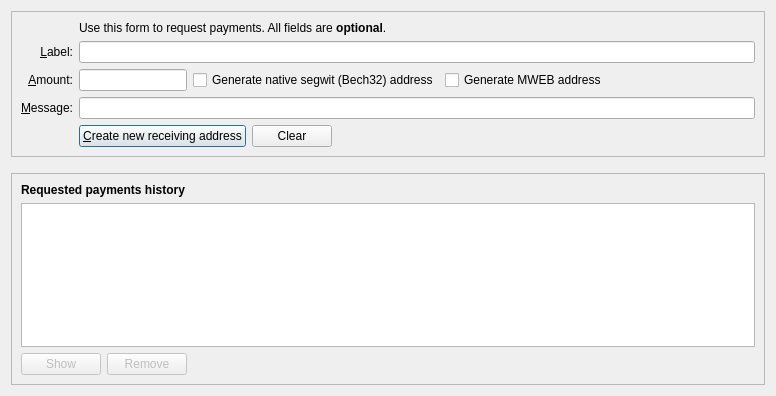
<?xml version="1.0" encoding="UTF-8"?>
<ui version="4.0">
 <class>ReceiveCoinsDialog</class>
 <widget class="QDialog" name="ReceiveCoinsDialog">
  <property name="geometry">
   <rect>
    <x>0</x>
    <y>0</y>
    <width>776</width>
    <height>396</height>
   </rect>
  </property>
  <layout class="QVBoxLayout" name="verticalLayout" stretch="0,0,1">
   <item>
    <widget class="QFrame" name="frame2">
     <property name="sizePolicy">
      <sizepolicy hsizetype="Preferred" vsizetype="Expanding">
       <horstretch>0</horstretch>
       <verstretch>0</verstretch>
      </sizepolicy>
     </property>
     <property name="frameShape">
      <enum>QFrame::StyledPanel</enum>
     </property>
     <property name="frameShadow">
      <enum>QFrame::Sunken</enum>
     </property>
     <layout class="QVBoxLayout" name="verticalLayout_3">
      <item>
       <layout class="QGridLayout" name="gridLayout">
        <item row="5" column="0">
         <widget class="QLabel" name="label">
          <property name="toolTip">
           <string>An optional amount to request. Leave this empty or zero to not request a specific amount.</string>
          </property>
          <property name="text">
           <string>&amp;Amount:</string>
          </property>
          <property name="alignment">
           <set>Qt::AlignRight|Qt::AlignTrailing|Qt::AlignVCenter</set>
          </property>
          <property name="buddy">
           <cstring>reqAmount</cstring>
          </property>
         </widget>
        </item>
        <item row="6" column="0">
         <widget class="QLabel" name="label_3">
          <property name="toolTip">
           <string>An optional message to attach to the payment request, which will be displayed when the request is opened. Note: The message will not be sent with the payment over the Nefelicoin network.</string>
          </property>
          <property name="text">
           <string>&amp;Message:</string>
          </property>
          <property name="alignment">
           <set>Qt::AlignRight|Qt::AlignTrailing|Qt::AlignVCenter</set>
          </property>
          <property name="buddy">
           <cstring>reqMessage</cstring>
          </property>
         </widget>
        </item>
        <item row="4" column="2">
         <widget class="QLineEdit" name="reqLabel">
          <property name="toolTip">
           <string>An optional label to associate with the new receiving address (used by you to identify an invoice).  It is also attached to the payment request.</string>
          </property>
         </widget>
        </item>
        <item row="2" column="2">
         <widget class="QLabel" name="label_5">
          <property name="text">
           <string>Use this form to request payments. All fields are &lt;b&gt;optional&lt;/b&gt;.</string>
          </property>
         </widget>
        </item>
        <item row="4" column="0">
         <widget class="QLabel" name="label_2">
          <property name="toolTip">
           <string>An optional label to associate with the new receiving address.</string>
          </property>
          <property name="text">
           <string>&amp;Label:</string>
          </property>
          <property name="alignment">
           <set>Qt::AlignRight|Qt::AlignTrailing|Qt::AlignVCenter</set>
          </property>
          <property name="buddy">
           <cstring>reqLabel</cstring>
          </property>
         </widget>
        </item>
        <item row="6" column="2">
         <widget class="QLineEdit" name="reqMessage">
          <property name="toolTip">
           <string>An optional message that is attached to the payment request and may be displayed to the sender.</string>
          </property>
         </widget>
        </item>
        <item row="7" column="2">
         <layout class="QHBoxLayout" name="horizontalLayout">
          <item>
           <widget class="QPushButton" name="receiveButton">
            <property name="minimumSize">
             <size>
              <width>150</width>
              <height>0</height>
             </size>
            </property>
            <property name="text">
             <string>&amp;Create new receiving address</string>
            </property>
            <property name="icon">
             <iconset resource="../bitcoin.qrc">
              <normaloff>:/icons/receiving_addresses</normaloff>:/icons/receiving_addresses</iconset>
            </property>
            <property name="autoDefault">
             <bool>false</bool>
            </property>
            <property name="default">
             <bool>true</bool>
            </property>
           </widget>
          </item>
          <item>
           <widget class="QPushButton" name="clearButton">
            <property name="sizePolicy">
             <sizepolicy hsizetype="Minimum" vsizetype="Fixed">
              <horstretch>0</horstretch>
              <verstretch>0</verstretch>
             </sizepolicy>
            </property>
            <property name="toolTip">
             <string>Clear all fields of the form.</string>
            </property>
            <property name="text">
             <string>Clear</string>
            </property>
            <property name="icon">
             <iconset resource="../bitcoin.qrc">
              <normaloff>:/icons/remove</normaloff>:/icons/remove</iconset>
            </property>
            <property name="autoDefault">
             <bool>false</bool>
            </property>
           </widget>
          </item>
          <item>
           <spacer name="horizontalSpacer">
            <property name="orientation">
             <enum>Qt::Horizontal</enum>
            </property>
            <property name="sizeHint" stdset="0">
             <size>
              <width>40</width>
              <height>20</height>
             </size>
            </property>
           </spacer>
          </item>
         </layout>
        </item>
        <item row="7" column="0">
         <widget class="QLabel" name="label_7">
          <property name="text">
           <string/>
          </property>
         </widget>
        </item>
        <item row="5" column="2">
         <layout class="QHBoxLayout" name="horizontalLayout_6">
          <item>
           <widget class="BitcoinAmountField" name="reqAmount">
            <property name="sizePolicy">
             <sizepolicy hsizetype="Fixed" vsizetype="Fixed">
              <horstretch>0</horstretch>
              <verstretch>0</verstretch>
             </sizepolicy>
            </property>
            <property name="minimumSize">
             <size>
              <width>80</width>
              <height>0</height>
             </size>
            </property>
            <property name="maximumSize">
             <size>
              <width>1000</width>
              <height>100</height>
             </size>
            </property>
            <property name="toolTip">
             <string>An optional amount to request. Leave this empty or zero to not request a specific amount.</string>
            </property>
           </widget>
          </item>
          <item>
           <widget class="QCheckBox" name="useBech32">
            <property name="sizePolicy">
             <sizepolicy hsizetype="Fixed" vsizetype="Fixed">
              <horstretch>0</horstretch>
              <verstretch>0</verstretch>
             </sizepolicy>
            </property>
            <property name="maximumSize">
             <size>
              <width>1000</width>
              <height>16777215</height>
             </size>
            </property>
            <property name="focusPolicy">
             <enum>Qt::StrongFocus</enum>
            </property>
            <property name="toolTip">
             <string>Native segwit addresses (aka Bech32 or BIP-173) reduce your transaction fees later on and offer better protection against typos, but old wallets don't support them. When unchecked, an address compatible with older wallets will be created instead.</string>
            </property>
            <property name="text">
             <string>Generate native segwit (Bech32) address</string>
            </property>
           </widget>
          </item>
          <item>
           <widget class="QCheckBox" name="useMWEB">
            <property name="text">
             <string>Generate MWEB address</string>
            </property>
           </widget>
          </item>
          <item>
           <spacer name="horizontalSpacer_3">
            <property name="orientation">
             <enum>Qt::Horizontal</enum>
            </property>
            <property name="sizeHint" stdset="0">
             <size>
              <width>0</width>
              <height>0</height>
             </size>
            </property>
           </spacer>
          </item>
         </layout>
        </item>
       </layout>
      </item>
     </layout>
    </widget>
   </item>
   <item>
    <spacer name="verticalSpacer_2">
     <property name="orientation">
      <enum>Qt::Vertical</enum>
     </property>
     <property name="sizeHint" stdset="0">
      <size>
       <width>20</width>
       <height>10</height>
      </size>
     </property>
    </spacer>
   </item>
   <item>
    <widget class="QFrame" name="frame">
     <property name="sizePolicy">
      <sizepolicy hsizetype="Preferred" vsizetype="Expanding">
       <horstretch>0</horstretch>
       <verstretch>0</verstretch>
      </sizepolicy>
     </property>
     <property name="frameShape">
      <enum>QFrame::StyledPanel</enum>
     </property>
     <property name="frameShadow">
      <enum>QFrame::Raised</enum>
     </property>
     <layout class="QVBoxLayout" name="verticalLayout_2">
      <item>
       <widget class="QLabel" name="label_6">
        <property name="font">
         <font>
          <weight>75</weight>
          <bold>true</bold>
         </font>
        </property>
        <property name="text">
         <string>Requested payments history</string>
        </property>
       </widget>
      </item>
      <item>
       <widget class="QTableView" name="recentRequestsView">
        <property name="contextMenuPolicy">
         <enum>Qt::CustomContextMenu</enum>
        </property>
        <property name="tabKeyNavigation">
         <bool>false</bool>
        </property>
        <property name="sortingEnabled">
         <bool>true</bool>
        </property>
       </widget>
      </item>
      <item>
       <layout class="QHBoxLayout" name="horizontalLayout_2">
        <item>
         <widget class="QPushButton" name="showRequestButton">
          <property name="enabled">
           <bool>false</bool>
          </property>
          <property name="toolTip">
           <string>Show the selected request (does the same as double clicking an entry)</string>
          </property>
          <property name="text">
           <string>Show</string>
          </property>
          <property name="icon">
           <iconset resource="../bitcoin.qrc">
            <normaloff>:/icons/edit</normaloff>:/icons/edit</iconset>
          </property>
          <property name="autoDefault">
           <bool>false</bool>
          </property>
         </widget>
        </item>
        <item>
         <widget class="QPushButton" name="removeRequestButton">
          <property name="enabled">
           <bool>false</bool>
          </property>
          <property name="toolTip">
           <string>Remove the selected entries from the list</string>
          </property>
          <property name="text">
           <string>Remove</string>
          </property>
          <property name="icon">
           <iconset resource="../bitcoin.qrc">
            <normaloff>:/icons/remove</normaloff>:/icons/remove</iconset>
          </property>
          <property name="autoDefault">
           <bool>false</bool>
          </property>
         </widget>
        </item>
        <item>
         <spacer name="horizontalSpacer_2">
          <property name="orientation">
           <enum>Qt::Horizontal</enum>
          </property>
          <property name="sizeHint" stdset="0">
           <size>
            <width>40</width>
            <height>20</height>
           </size>
          </property>
         </spacer>
        </item>
       </layout>
      </item>
     </layout>
    </widget>
   </item>
  </layout>
 </widget>
 <customwidgets>
  <customwidget>
   <class>BitcoinAmountField</class>
   <extends>QLineEdit</extends>
   <header>qt/bitcoinamountfield.h</header>
   <container>1</container>
  </customwidget>
 </customwidgets>
 <tabstops>
  <tabstop>reqLabel</tabstop>
  <tabstop>reqAmount</tabstop>
  <tabstop>useBech32</tabstop>
  <tabstop>reqMessage</tabstop>
  <tabstop>receiveButton</tabstop>
  <tabstop>clearButton</tabstop>
  <tabstop>recentRequestsView</tabstop>
  <tabstop>showRequestButton</tabstop>
  <tabstop>removeRequestButton</tabstop>
 </tabstops>
 <resources>
  <include location="../bitcoin.qrc"/>
 </resources>
 <connections/>
</ui>
